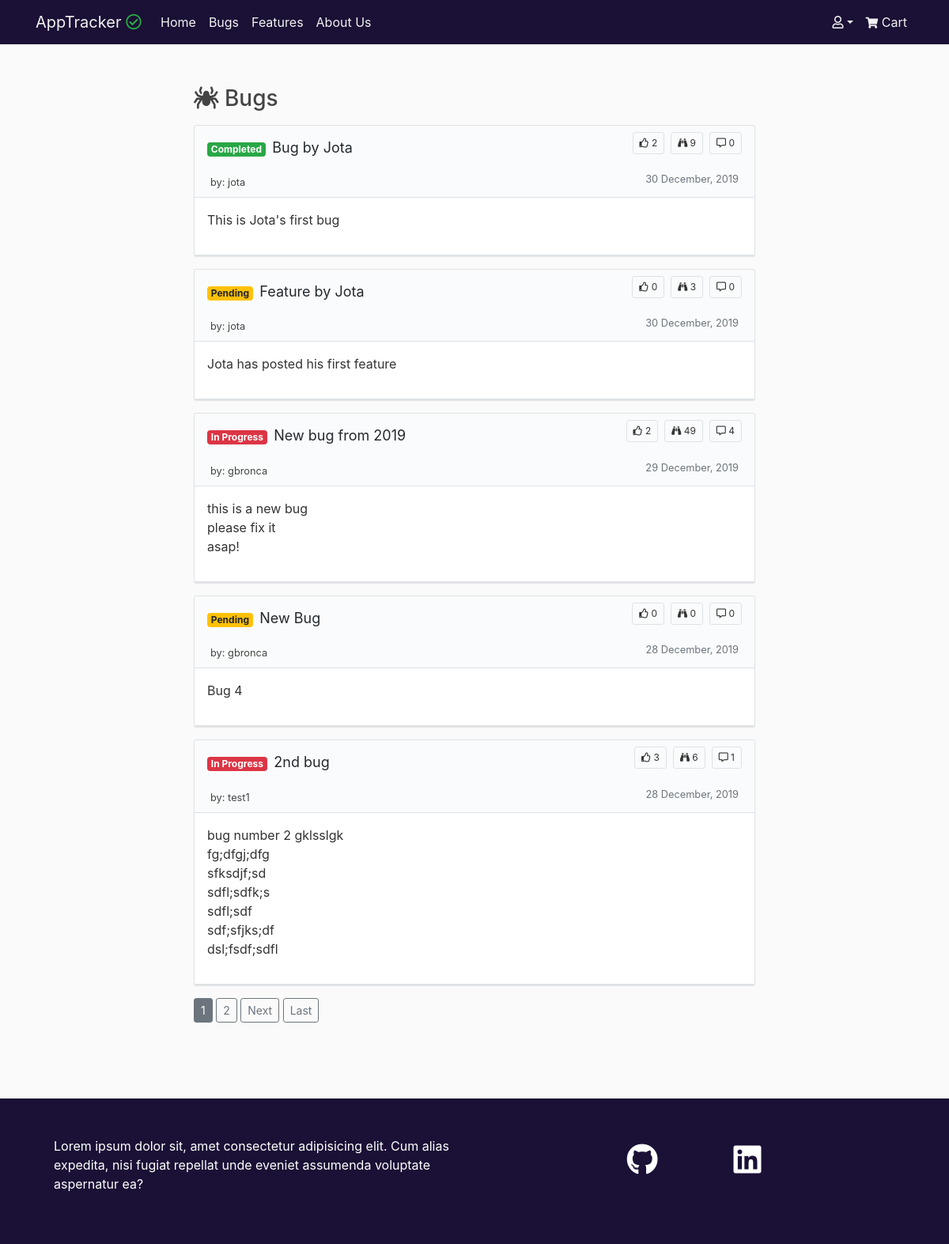
Before: /tickets/bugs/ with the older database file.
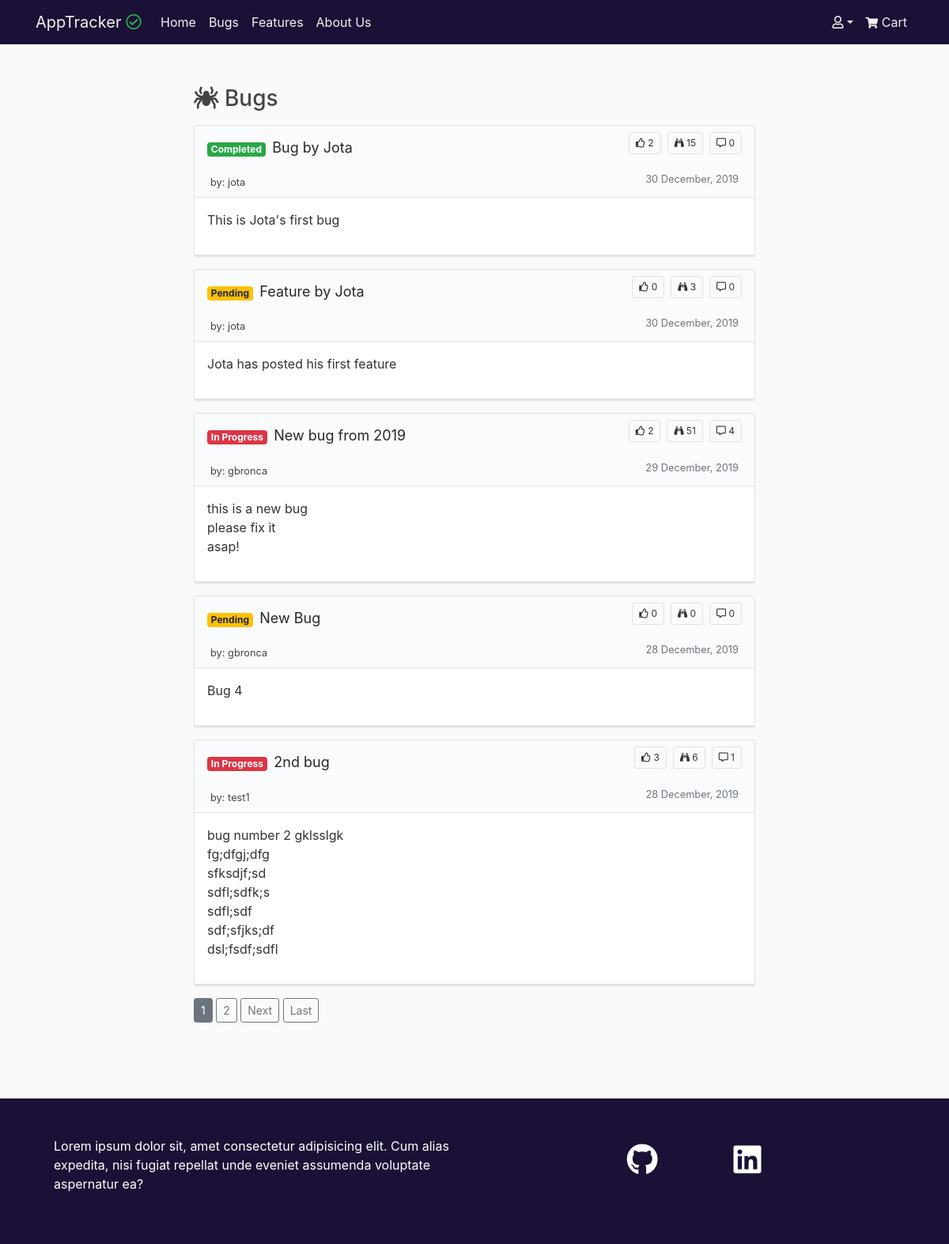
After: the same page with the newer database file.
### tickets/models.py (models this page shows, shortened)
class Ticket(models.Model):
    STATUS = (
        ('In Progress', 'In Progress'),
        ('Completed', 'Completed'),
        ('Pending', 'Pending')
    )
    ISSUE = (
        ('Bug', 'Bug'),
        ('Feature', 'Feature')
    )
    title = models.CharField(max_length=75)
    description = models.TextField()
    date_posted = models.DateTimeField(default=timezone.now)
    username = models.ForeignKey(User, on_delete=models.CASCADE)
    status = models.CharField(max_length=20, choices=STATUS,default='Pending')
    issue = models.CharField(max_length=20, choices=ISSUE, default='Bug')
    upvotes = models.PositiveIntegerField(default=0)
    views = models.PositiveIntegerField(default=0)

### tickets/views.py (the view)
# urls.py: path('bugs/', views.BugListView.as_view(template_name='tickets/tickets.html'), name='bugs'),
class BugListView(ListView):
    paginate_by = 5
    model = Ticket
    def get_queryset(self, *args, **kwargs):
        return Ticket.objects.filter(issue='Bug').order_by('-date_posted')
    def get_context_data(self, **kwargs):
        context = super().get_context_data(**kwargs)
        context['type'] = 'Bugs'
        is_paginated = True
        return context

### cart/context.py (called while the page is built, shortened)
def cart_contents(request):
    price = 10
    total = 0
    tickets_count = 0
    cart = request.session.get('cart', {})
    cart_items = []
    upvote_list = []
    return {'tickets_count': tickets_count,
            'cart_items': cart_items,
            'total': total,
            'upvote_list': upvote_list}

### tickets/templates/tickets/tickets.html (shortened to what this page needs)
{% extends 'base.html' %}
{% block content %}
    <div class="col-12 col-sm-10 col-lg-8 mx-auto mt-5 pt-1 mb-5 pb-5">
        {% if type == 'Bugs' %}
            <h3><i class="fas fa-spider"></i> {{ type }}</h3>
        {% else %}
            <h3><i class="fas fa-tag"></i> {{ type }}</h3>
        {% endif %}
        {% for ticket in object_list %}
            <article class="border border-color-faded rounded-sm my-3 box-shadow bg-gray-light">
                <div class="px-3">
                    <div class="d-flex justify-content-between my-1">
                        <div class="d-flex flex-grow-1 flex-shrink-1 ">
                            <h2><span
                                    class="badge badge-secondary badge-ticket badge-ticket-{{ ticket.status|lower|cut:' ' }}">{{ ticket.status }}
                                </span>
                                <a class="text-decoration-none header-normal"
                                    href="{% url 'tickets:detail' ticket.id %}">{{ ticket.title }}</a></h2>
                        </div>
                        <div class="d-flex align-self-start ml-3 my-1">
                            <div class="border border-color-faded rounded-sm py-1 px-2 ml-2 badge-ticket"><i class="far fa-thumbs-up"></i>  {{ ticket.upvotes }}</div>
                            <div class="border border-color-faded rounded-sm py-1 px-2 ml-2 badge-ticket"><i class="fas fa-binoculars"></i>  {{ ticket.views }}</div>
                            <div class="border border-color-faded rounded-sm py-1 px-2 ml-2 badge-ticket"><i class="far fa-comment-alt"></i>  {{ ticket.comments.count }}</div>
                        </div>
                    </div>
                </div>
                <div class="pb-1">
                    <div class="px-3">
                        <div class="d-flex justify-content-between py-1 px-1">
                            <div class="d-flex flex-grow-1 flex-shrink-1">
                                {% if type == 'Bugs' %}
                                <a class="mr-2 text-decoration-none"
                                    href="{% url 'tickets:user_bugs' ticket.username.username %}"><small>by: {{ ticket.username }}</small></a>
                                {% elif type == 'Features' %}
                                <a class="mr-2 text-decoration-none"
                                    href="{% url 'tickets:user_features' ticket.username.username %}"><small>by: {{ ticket.username }}</small></a>
                                {% endif %}
                            </div>
                            <div class="d-flex align-self-start">
                                <small class="text-muted">{{ ticket.date_posted|date:"d F, Y" }}</small>
                            </div>
                        </div>
                    </div>
                </div>
                <div class="border-bottom border-top bg-white">
                    <div class="p-3">
                        <div class="">{{ ticket.description|linebreaks|truncatechars_html:200 }}</div>
                    </div>
                </div>
            </article>
        {% endfor %}
        {% if is_paginated %}
            {% for page in page_obj.paginator.page_range %}
                {% if page_obj.number == page %}
                    <a class="btn btn-secondary btn-sm" href="?page={{ page }}">{{ page }}</a>
                {% elif page > page_obj.number|add:'-3' and page < page_obj.number|add:'3' %}
                        <a class="btn btn-outline-secondary btn-sm" href="?page={{ page }}">{{ page }}</a>
                {% endif %}
            {% endfor %}
            {% if page_obj.has_next %}
                <a class="btn btn-outline-secondary btn-sm" href="?page={{ page_obj.next_page_number }}">Next</a>
                <a class="btn btn-outline-secondary btn-sm" href="?page={{ page_obj.paginator.num_pages }}">Last</a>
            {% endif %}
        {% endif%}
    </div>
{% endblock %}

Changed rows visible on the page:
changed Ticket "Bug by Jota": views "9" → "15"
changed Ticket "New bug from 2019": views "49" → "51"
